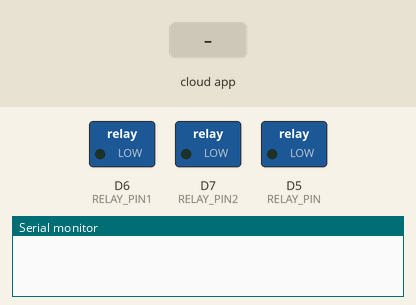
This sketch was run on a simulated ESP8266 (NodeMCU). On the bench: switched loads named in the sketch (green lamp = pin HIGH), the last lines printed to the serial monitor. The test bench sets the inputs (shaded band). WiFi joins after 1.5 s; servers stay silent unless stated.

Above: at 2.7 s.
2.8 s: the phone or cloud app sets 63e5cc451bb4e19c1197cfd6 to 1
At 3.5 s:
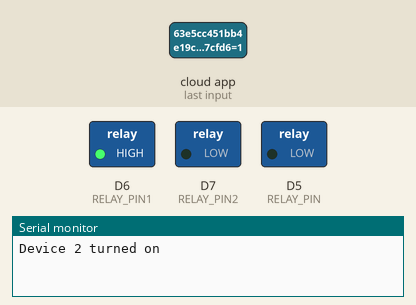
4.3 s: the phone or cloud app sets 63e608721bb4e19c1197eb09 to 1
At 4.6 s:
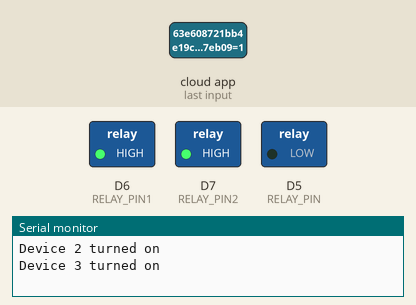
5.8 s: the phone or cloud app sets 63e5cc451bb4e19c1197cfd6 to 0
At 6.9 s:
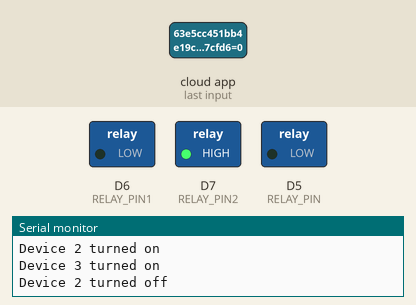
7.3 s: the phone or cloud app sets 63e6131e5ec7d92a4707073d to 1
At 8.1 s:
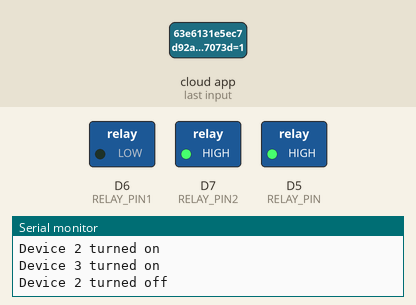
8.8 s: the phone or cloud app sets 63e608721bb4e19c1197eb09 to 0
At 9.2 s:
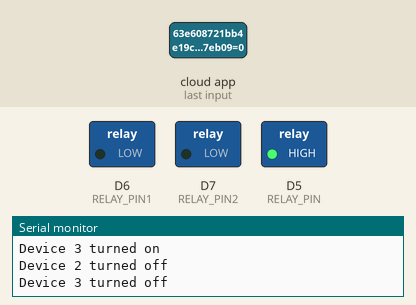
10.3 s: the phone or cloud app sets 63e5cc451bb4e19c1197cfd6 to 1
At 11.6 s:
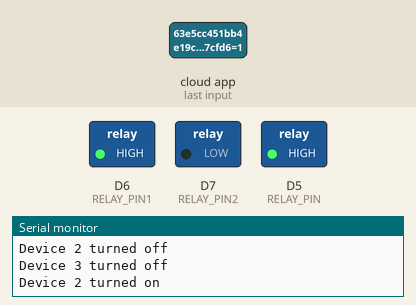
Timing chart, 0 to 12.8 s (numbered marks = the images above; inputs shaded):
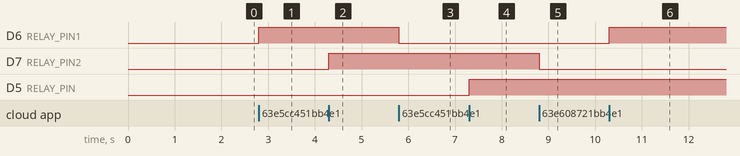

The sketch:

Relay.ino
```cpp
/*
 * If you encounter any issues:
 * - check the readme.md at https://github.com/sinricpro/esp8266-esp32-sdk/blob/master/README.md
 * - ensure all dependent libraries are installed
 *   - see https://github.com/sinricpro/esp8266-esp32-sdk/blob/master/README.md#arduinoide
 *   - see https://github.com/sinricpro/esp8266-esp32-sdk/blob/master/README.md#dependencies
 * - open serial monitor and check whats happening
 * - check full user documentation at https://sinricpro.github.io/esp8266-esp32-sdk
 * - visit https://github.com/sinricpro/esp8266-esp32-sdk/issues and check for existing issues or open a new one
 */

// Uncomment the following line to enable serial debug output
//#define ENABLE_DEBUG

#ifdef ENABLE_DEBUG
       #define DEBUG_ESP_PORT Serial
       #define NODEBUG_WEBSOCKETS
       #define NDEBUG
#endif

#include <Arduino.h>
#ifdef ESP8266
       #include <ESP8266WiFi.h>
       #include <WiFiUdp.h>
#include <ArduinoOTA.h>
#endif
#ifdef ESP32
       #include <WiFi.h>
#endif

#include "SinricPro.h"
#include "SinricProSwitch.h"

#define WIFI_SSID         "hidden_network"
#define WIFI_PASS         "itsnotzigbee"
#define APP_KEY           "b906a9e4-03cb-4c88-8503-4a41eda5b331"      // Should look like "de0bxxxx-1x3x-4x3x-ax2x-5dabxxxxxxxx"
#define APP_SECRET        "ad7a246d-f213-4eea-b9aa-648a78d4a9d0-429533fe-c970-4abb-80c7-a8028b086377"   // Should look like "5f36xxxx-x3x7-4x3x-xexe-e86724a9xxxx-4c4axxxx-3x3x-x5xe-x9x3-333d65xxxxxx"
#define SWITCH_ID         "63e6131e5ec7d92a4707073d"    // Should look like "5dc1564130xxxxxxxxxxxxxx"
#define SWITCH_ID1        "63e5cc451bb4e19c1197cfd6"
#define SWITCH_ID2        "63e608721bb4e19c1197eb09"
#define BAUD_RATE         9600                // Change baudrate to your need


#ifdef ESP8266
#define RELAY_PIN         D5                  // Pin where the relay is connected (D5 = GPIO 14 on ESP8266)
#define RELAY_PIN1        D6                  // Pin where the relay is connected (D5 = GPIO 14 on ESP8266)
#define RELAY_PIN2        D7                  // Pin where the relay is connected (D5 = GPIO 14 on ESP8266)
#endif

#ifdef ESP32
#define RELAY_PIN         16                  // Pin where the relay is connected (GPIO 16 on ESP32)
#endif

bool onPowerState1(const String &deviceId, bool &state) {
  digitalWrite(RELAY_PIN, state);             // set pin state
  return true;                                // request handled properly
}

bool onPowerState2(const String &deviceId, bool &state) {
  Serial.printf("Device 2 turned %s\r\n", state?"on":"off");
  digitalWrite(RELAY_PIN1, state);             // set pin state
  return true; // request handled properly
}

bool onPowerState3(const String &deviceId, bool &state) {
  Serial.printf("Device 3 turned %s\r\n", state?"on":"off");
  digitalWrite(RELAY_PIN2, state);             // set pin state
  return true; // request handled properly
}


void setup() {
  pinMode(RELAY_PIN, OUTPUT);                 // set relay-pin to output mode
   pinMode(RELAY_PIN1, OUTPUT);                 // set relay-pin to output mode
      pinMode(RELAY_PIN2, OUTPUT);
  WiFi.begin(WIFI_SSID, WIFI_PASS);           // start wifi
Serial.begin(9600);
  SinricProSwitch& mySwitch = SinricPro[SWITCH_ID];   // create new switch device
  mySwitch.onPowerState(onPowerState1);                // apply onPowerState callback

    SinricProSwitch& mySwitch1 = SinricPro[SWITCH_ID1];   // create new switch device
  mySwitch1.onPowerState(onPowerState2);                // apply onPowerState callback

      SinricProSwitch& mySwitch2 = SinricPro[SWITCH_ID2];   // create new switch device
  mySwitch2.onPowerState(onPowerState3);                // apply onPowerState callback


  SinricPro.begin(APP_KEY, APP_SECRET);               // start SinricPro
   while (WiFi.waitForConnectResult() != WL_CONNECTED) {
    Serial.println("Connection Failed! Rebooting...");
    delay(5000);
    ESP.restart();
  }
  ArduinoOTA.setHostname("home1");

  // No authentication by default
ArduinoOTA.setPassword("homefirst");
ArduinoOTA.onStart([]() {
    String type;
    if (ArduinoOTA.getCommand() == U_FLASH) {
      type = "sketch";
    } else {  // U_FS
      type = "filesystem";
    }

    // NOTE: if updating FS this would be the place to unmount FS using FS.end()
    Serial.println("Start updating " + type);
  });
  ArduinoOTA.onEnd([]() {
    Serial.println("\nEnd");
  });
  ArduinoOTA.onProgress([](unsigned int progress, unsigned int total) {
    Serial.printf("Progress: %u%%\r", (progress / (total / 100)));
  });
  ArduinoOTA.onError([](ota_error_t error) {
    Serial.printf("Error[%u]: ", error);
    if (error == OTA_AUTH_ERROR) {
      Serial.println("Auth Failed");
    } else if (error == OTA_BEGIN_ERROR) {
      Serial.println("Begin Failed");
    } else if (error == OTA_CONNECT_ERROR) {
      Serial.println("Connect Failed");
    } else if (error == OTA_RECEIVE_ERROR) {
      Serial.println("Receive Failed");
    } else if (error == OTA_END_ERROR) {
      Serial.println("End Failed");
    }
  });
  ArduinoOTA.begin();

}

void loop() {
  SinricPro.handle();                         // handle SinricPro commands
  ArduinoOTA.handle();
}
```

Measured:
- after the input at 2.8 s, D6 (RELAY_PIN1): LOW → HIGH at once
- after the input at 4.3 s, D7 (RELAY_PIN2): LOW → HIGH at once
- after the input at 5.8 s, D6 (RELAY_PIN1): HIGH → LOW at once
- after the input at 7.3 s, D5 (RELAY_PIN): LOW → HIGH at once
- after the input at 8.8 s, D7 (RELAY_PIN2): HIGH → LOW at once
- after the input at 10.3 s, D6 (RELAY_PIN1): LOW → HIGH at once
